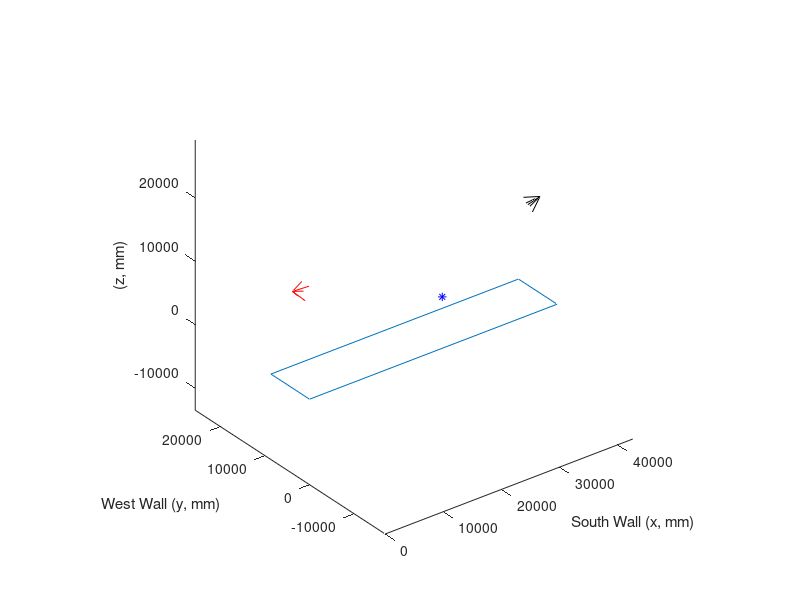
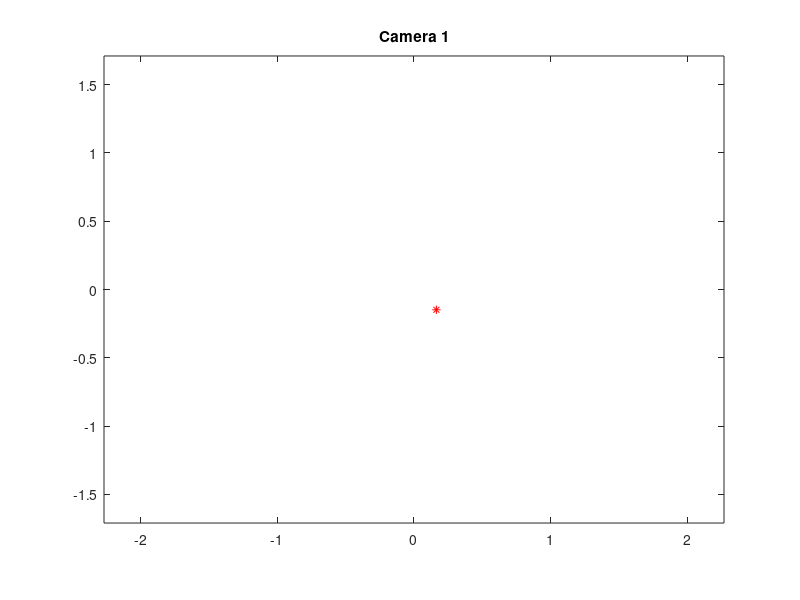
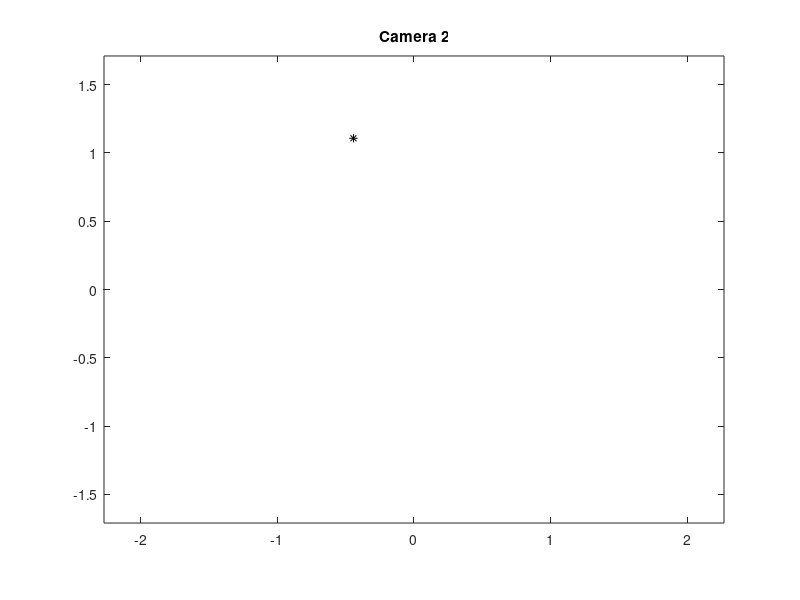

Recreate these plots in MATLAB, in order. (Note: this script raises an error after producing the figures.)
%Camera Calibration Experiments:
% Jeremy Bredfeldt - Morgridge Institutes for Research
% Sept 2013

%Trying to derive the camera calibration matrices from first principles
%If we know the pose of the camera, then what are the camera matrices?
%With this, we can ROM check the calibrations generated by the calibration routines

%Then can we use these matrices to triangulate points properly in 3D, based on 2 camera poses?

%Place the origin in the south, west, floor level corner of the atrium
%Positive x = points east
%Positive y = points north
%Positive z = up
%Rotations: Cameras start pointing in positive z direction, and rotated from there
% Bottom of camera is pointing in neg y direction
% Use right hand rule for direction of rotation

%Atrium dimensions
%39624 mm in x direction
ax = 42610;
%10947 mm in y direction
ay = 8660;
%15240 mm in z direction
az = 15240;

%Camera sensor and lens
%Focal length = 4.2 mm
fx = 4.2;
fy = fx;
%Sensor = 4.54 mm X 3.42 mm
sx = 4.54/2;
sy = 3.42/2;
%Image size = 1280 X 720 pixels
ix = 1280;
iy = 720;

%These are in the world's reference frame, to actually get camera matrices, these must be inverted.
%--Translation--
%Camera 1 (west side)
Cx1 = 0;
Cy1 = ay/2-500; %centered in y dim
Cz1 = az;
C1 = [Cx1; Cy1; Cz1];

%Camera 2 (east side)
Cx2 = ax;
Cy2 = ay/2-500;
Cz2 = az;
C2 = [Cx2; Cy2; Cz2];

%--Rotation--
%Camera 1
thx1 = 0;
thy1 = 0.6*pi; %point 45 deg down
thz1 = 0;
Rcx1 = [1 0 0; 0 cos(thx1) -sin(thx1); 0 sin(thx1) cos(thx1)];
Rcy1 = [cos(thy1) 0 sin(thy1); 0 1 0; -sin(thy1) 0 cos(thy1)];
Rcz1 = [cos(thz1) -sin(thz1) 0; sin(thz1) cos(thz1) 0; 0 0 1];
Rc1 = Rcx1*Rcy1*Rcz1;

%Camera 2
thx2 = 0.15*pi;
thy2 = -0.6667*pi; %point 45 deg down
thz2 = pi;
Rcx2 = [1 0 0; 0 cos(thx2) -sin(thx2); 0 sin(thx2) cos(thx2)];
Rcy2 = [cos(thy2) 0 sin(thy2); 0 1 0; -sin(thy2) 0 cos(thy2)];
Rcz2 = [cos(thz2) -sin(thz2) 0; sin(thz2) cos(thz2) 0; 0 0 1];
Rc2 = Rcx2*Rcy2*Rcz2;

%Get the actual camera matrices (inverse of the previously written matrices):
R1 = Rc1';
R2 = Rc2';
t1 = -R1*C1; %origin in cam 1 ref frame
t2 = -R2*C2; %origin in cam 2 ref frame

%--Extrinsic--
E1 = [R1 t1];
E2 = [R2 t2];

%--Intrinsic--
%Assume no skew or translation, and fx and fy are same
%Assume both cameras are the same
K = [fx 0 0; 0 fy 0; 0 0 1];

%--Final Matrices--
P1 = K*E1;
P2 = K*E2;

%--Tests--

%3D point, middle of the atrium floor:
x1 = [ax/1.7; ay/3; 6000; 1];
%x1 = [C2; 1];

%Project these points onto the camera image planes
y11 = P1*x1;
y12 = P2*x1;

c1x = y11(1)/y11(3)
c1y = y11(2)/y11(3)
c2x = y12(1)/y12(3)
c2y = y12(2)/y12(3)

%Draw the spots on the images
figure(2); clf;
plot(c1x,c1y,'r*');
axis equal;
xlim([-sx sx]);
ylim([-sy sy]);
title('Camera 1');
figure(3); clf;
plot(c2x,c2y,'k*');
axis equal;
xlim([-sx sx]);
ylim([-sy sy]);
title('Camera 2');

%Create plots of the results
figure(1);
clf;
%draw atrium floor
plot3([0 ax ax 0 0],[0 0 ay ay 0],[0 0 0 0 0]);
hold on;
%draw camera centers
%plot3(C1(1),C1(2),C1(3),'r*');
%plot3(C2(1),C2(2),C2(3),'k*');
%draw camera directions
zd = 2000;
d = [0; 0; zd; 1];
D1 = [Rc1 C1]*d;
D2 = [Rc2 C2]*d;
plot3([C1(1) D1(1)],[C1(2) D1(2)],[C1(3) D1(3)],'r');
plot3([C2(1) D2(1)],[C2(2) D2(2)],[C2(3) D2(3)],'k');

%draw camera frustrum
%create rays in camera frame, then transform to world frame
%4 rays
f1 = [sx*zd/fx; sy*zd/fy; zd; 1];
f2 = [-sx*zd/fx; sy*zd/fy; zd; 1];
f3 = [-sx*zd/fx; -sy*zd/fy; zd; 1];
f4 = [sx*zd/fx; -sy*zd/fy; zd; 1];
%rays for first camera
F11 = [Rc1 C1]*f1;
F12 = [Rc1 C1]*f2;
F13 = [Rc1 C1]*f3;
F14 = [Rc1 C1]*f4;
plot3([C1(1) F11(1)],[C1(2) F11(2)],[C1(3) F11(3)],'r');
plot3([C1(1) F12(1)],[C1(2) F12(2)],[C1(3) F12(3)],'r');
plot3([C1(1) F13(1)],[C1(2) F13(2)],[C1(3) F13(3)],'r');
plot3([C1(1) F14(1)],[C1(2) F14(2)],[C1(3) F14(3)],'r');

%rays for second camera
F21 = [Rc2 C2]*f1;
F22 = [Rc2 C2]*f2;
F23 = [Rc2 C2]*f3;
F24 = [Rc2 C2]*f4;
plot3([C2(1) F21(1)],[C2(2) F21(2)],[C2(3) F21(3)],'k');
plot3([C2(1) F22(1)],[C2(2) F22(2)],[C2(3) F22(3)],'k');
plot3([C2(1) F23(1)],[C2(2) F23(2)],[C2(3) F23(3)],'k');
plot3([C2(1) F24(1)],[C2(2) F24(2)],[C2(3) F24(3)],'k');

%draw test point
plot3(x1(1),x1(2),x1(3),'b*');
%draw projection result

xlabel('South Wall (x, mm)');
ylabel('West Wall (y, mm)');
zlabel('(z, mm)');
axis equal;

na = 0.0;
%now triangulate to find the 3d location again, using the camera matrices
M = triangulateJYB(P1,[c1x+na*randn c1y+na*randn],P2,[c2x+na*randn c2y+na*randn]);
plot3(M(1),M(2),M(3),'ro');

fprintf('P1 = np.array([[%f,%f,%f,%f],[%f,%f,%f,%f],{%f,%f,%f,%f]])\n', ...
        P1(1,1),P1(1,2),P1(1,3),P1(1,4),...
        P1(2,1),P1(2,2),P1(2,3),P1(2,4),...
        P1(3,1),P1(3,2),P1(3,3),P1(3,4));
fprintf('P2 = np.array([[%f,%f,%f,%f],[%f,%f,%f,%f],{%f,%f,%f,%f]])\n', ...
        P2(1,1),P2(1,2),P2(1,3),P2(1,4),...
        P2(2,1),P2(2,2),P2(2,3),P2(2,4),...
        P2(3,1),P2(3,2),P2(3,3),P2(3,4));    